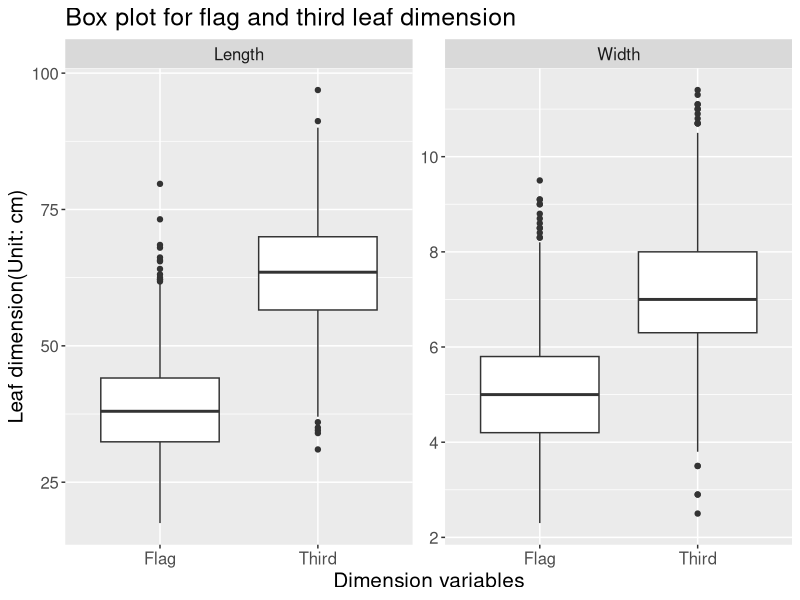
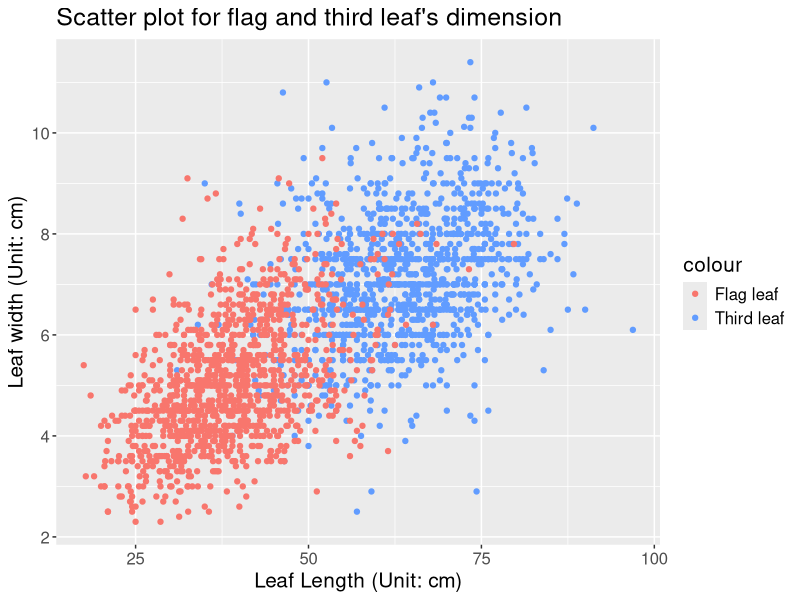
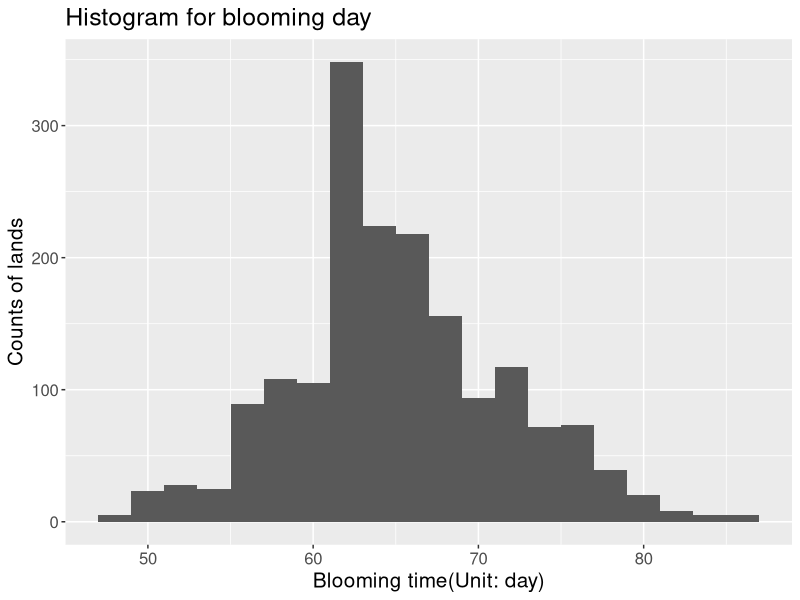
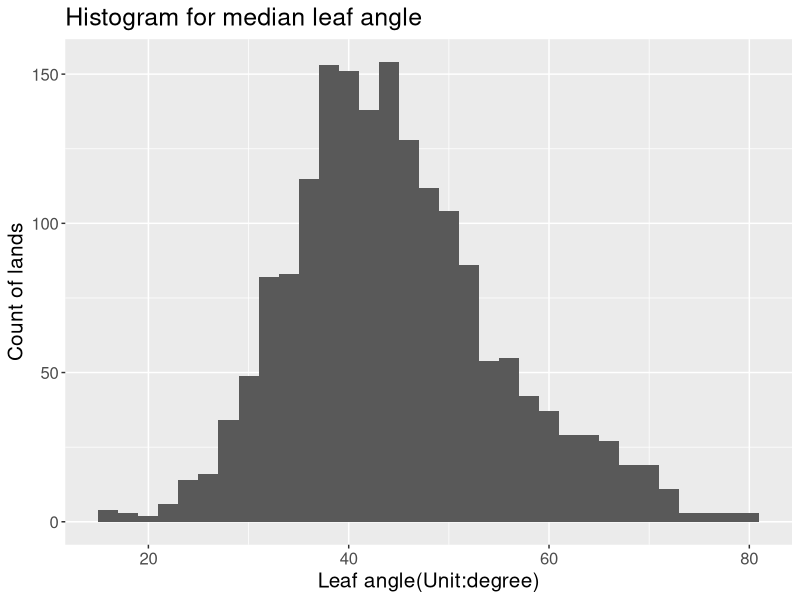
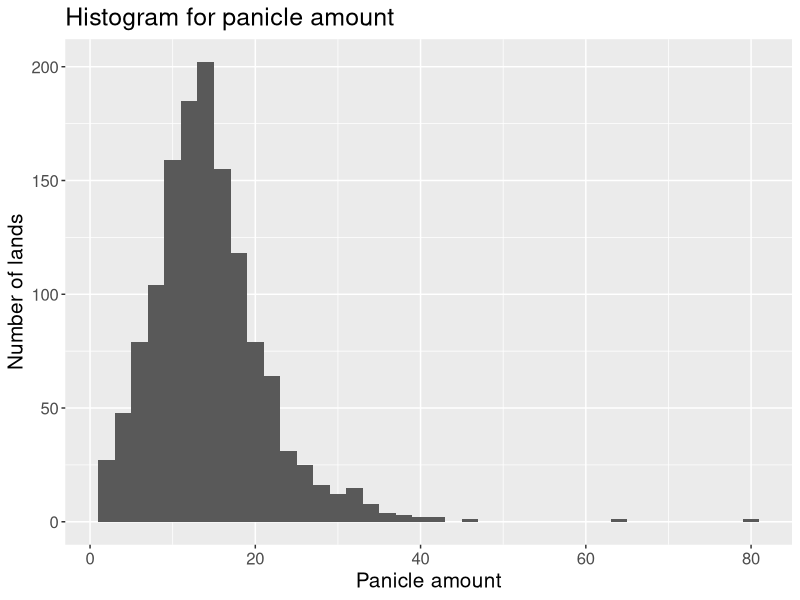
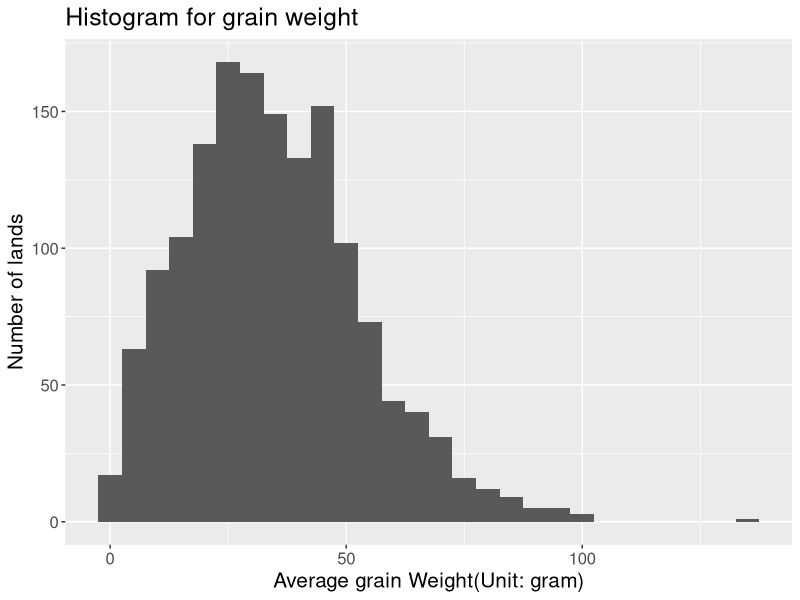
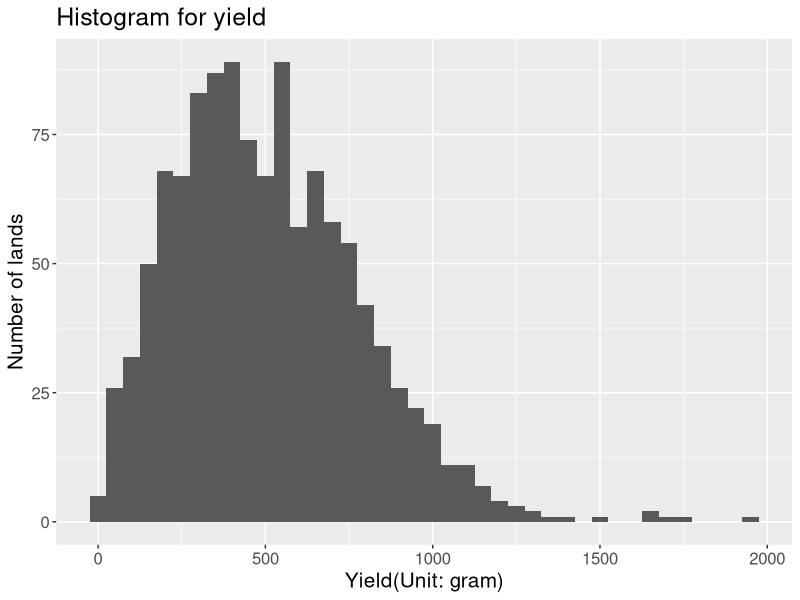
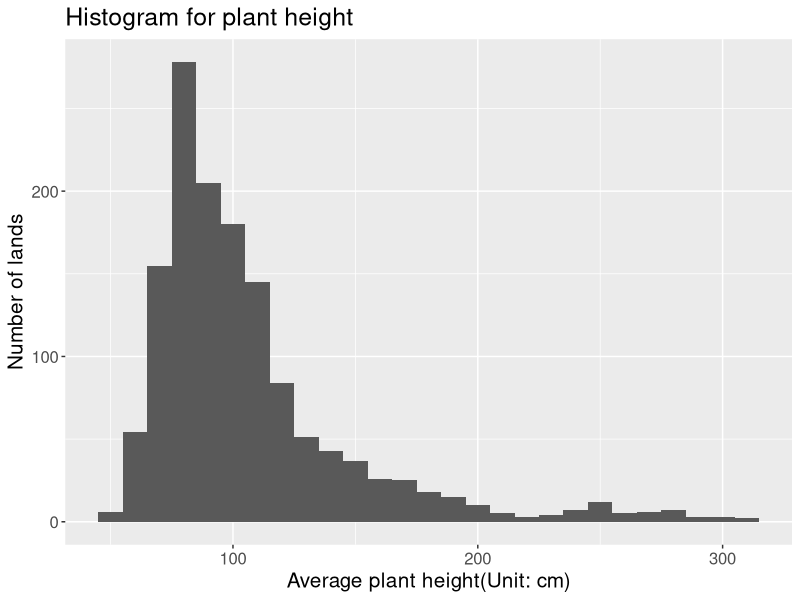

Recreate these plots in R, in order.
## ---- chunk 1
library(readxl)
library(tidyverse)
dat<- read_xls("SAP2020_merged_v1.xls")
newdat<- dat[,c(-1,-3)]
## ---- chunk 2
library(ggplot2)
library(dplyr)
require(reshape2)
library(tidyr)


###select leaf dimention data to plot a box plot
###select required column
analysis_le<- newdat[,c(13,14,17,18)]
###clean navalue
clean_le<- analysis_le%>%
  melt()%>%
  ###cleaning na value
  drop_na(value)%>%
  mutate(dimension=sub(".*f", "",variable), leaf=sub("Leaf.*","",variable))
  

###plot box plot
ggplot(clean_le,aes(x=leaf, y=value))+
  geom_boxplot()+
  labs(
    title = "Box plot for flag and third leaf dimension",
    x='Dimension variables',
    y='Leaf dimension(Unit: cm)'
  ) +
  facet_wrap(~dimension, scales = "free")+
  theme(text = element_text(size = 15))


## ---- chunk 3

Leaf_type <- c("Third leaf" = "#619CFF", "Flag leaf" = "#F8766D")

ggplot(na.omit(analysis_le))+
  geom_point(aes(x=ThirdLeafLength, y=ThirdLeafWidth, colour='Third leaf'))+
  geom_point(aes(x=FlagLeafLength, y=FlagLeafWidth, colour='Flag leaf'))+
  labs(
    title = "Scatter plot for flag and third leaf's dimension",
    x='Leaf Length (Unit: cm)',
    y='Leaf width (Unit: cm)'
  )+
    scale_color_manual(values = Leaf_type)+
  theme(text = element_text(size = 15))
## ---- chunk 4
##create some histogram for each variable to have a basic understand for each variable

###blooming date
analysis_bloom<-melt(newdat[,c(6)])

###clean navalue
clean_bloom<- analysis_bloom%>%
  ###cleaning na value
  drop_na(value)

###plot box plot
ggplot(clean_bloom,aes(x=value))+
  geom_histogram(binwidth = 2)+
  labs(
    title = "Histogram for blooming day",
       x='Blooming time(Unit: day)',
    y='Counts of lands'
  )+
  theme(text = element_text(size = 15))


## ---- chunk 5

analysis_angle<-melt(newdat[,c(7)])

###clean navalue
clean_angle<- analysis_angle%>%
  ###cleaning na value
  drop_na(value)

###plot box plot
ggplot(clean_angle,aes(x=value))+
  geom_histogram(binwidth = 2)+
  labs(
    title = "Histogram for median leaf angle",
       x='Leaf angle(Unit:degree)',
    y='Count of lands'
  )+
  theme(text = element_text(size = 15))

## ---- chunk 6

analysis_panicle<-melt(newdat[,c(10)])

###clean navalue
clean_panicle<- analysis_panicle%>%
  ###cleaning na value
  drop_na(value)

###plot box plot
ggplot(clean_panicle,aes(x=value))+
  geom_histogram(binwidth = 2)+
  labs(
    title = "Histogram for panicle amount",
       x='Panicle amount',
    y='Number of lands'
  )+
  theme(text = element_text(size = 15))

## ---- chunk 7

analysis_grain<-melt(newdat[,c(11)])

###clean navalue
clean_grain<- analysis_grain%>%
  ###cleaning na value
  drop_na(value)

###plot box plot
ggplot(clean_grain,aes(x=value))+
  geom_histogram(binwidth = 5)+
  labs(
    title = "Histogram for grain weight",
       x='Average grain Weight(Unit: gram)',
    y='Number of lands'
  )+
  theme(text = element_text(size = 15))

## ---- chunk 8

analysis_yield<-melt(newdat[,c(12)])

###clean navalue
clean_yield<- analysis_yield%>%
  ###cleaning na value
  drop_na(value)

###plot box plot
ggplot(clean_yield,aes(x=value))+
  geom_histogram(binwidth = 50)+
  labs(
    title = "Histogram for yield",
       x='Yield(Unit: gram)',
    y='Number of lands'
  )+
  theme(text = element_text(size = 15))

## ---- chunk 9

analysis_height<-melt(newdat[,c(16)])

###clean navalue
clean_height<- analysis_height%>%
  ###cleaning na value
  drop_na(value)

###plot box plot
ggplot(clean_height,aes(x=value))+
  geom_histogram(binwidth = 10) +
  labs(
    title = "Histogram for plant height",
       x='Average plant height(Unit: cm)',
    y='Number of lands'
  )+
  theme(text = element_text(size = 15))

## ---- chunk 10
effect_height<-newdat[,c(5,16)]
###clean navalue
clean_eff_height<- effect_height%>%
  ###cleaning na value
  drop_na(PlantHeight)

ggplot(clean_eff_height, aes(x=Treatment, y=PlantHeight))+
  geom_boxplot() +
  labs(
    title = "Plant height by nitrogen level",
       y='Average plant height(Unit: cm)',
    x='Treatment variables'
  )+
  theme(text = element_text(size = 15))

## ---- chunk 11
effect_yield<-newdat[,c(5,12)]
###clean navalue
clean_eff_yield<- effect_yield%>%
  ###cleaning na value
  drop_na(EstimatedPlotYield)

 
ggplot(clean_eff_yield, aes(x=Treatment, y=EstimatedPlotYield))+
  geom_boxplot() +
  labs(
    title = "Yield by treatment",
      x='Treatment variable',
    y='Estimated yield(Unit: gram)'
  )+
  theme(text = element_text(size = 15))


## ---- chunk 12
###select required row
leaf_length<- newdat[,c(5,13,17)]
leaf_length %>% 
  rename( # here we rename the columns so things look nice in the graph later
    Flag = FlagLeafLength,
    Third = ThirdLeafLength
  ) %>% 
  pivot_longer( # then we collapse the columns for each side of the brain into a single column, with a second column holding size values
    cols = c("Flag", "Third"),
    names_to = "Side",
    values_to = "Size"
  ) %>%
  ###clean na value
  drop_na(Size)%>% # then we plot and give it a title
  ggplot(
    aes(
      x = Side,
      y = Size,
      fill = Treatment
    )
  ) + 
  geom_boxplot() +
  labs(
    title = "Box plot for flag and third leaf length by nitrogen level",
      x='Leaf type',
    y='Leaf dimension(Unit: cm)'
  )+
  theme(text = element_text(size = 15))

## ---- chunk 13
###select required row
leaf_width<- newdat[,c(5,14,18)]
leaf_width %>% 
  rename( # here we rename the columns so things look nice in the graph later
    Flag = FlagLeafWidth,
    Third = ThirdLeafWidth
  ) %>% 
  pivot_longer( # then we collapse the columns for each side of the brain into a single column, with a second column holding size values
    cols = c("Flag", "Third"),
    names_to = "Side",
    values_to = "Size"
  ) %>%
  ###clean na value
  drop_na(Size)%>% # then we plot and give it a title
  ggplot(
    aes(
      x = Side,
      y = Size,
      fill = Treatment
    )
  ) + 
  geom_boxplot() +
  labs(
 title = "Box plot for flag and third leaf width by nitrogen level",
      x='Leaf type',
    y='Leaf dimension(Unit: cm)'
  )+
  theme(text = element_text(size = 15))

## ---- chunk 14
dat_testsp <- as.data.frame(dat)
for (i in c(1,2,3,6,7)) {
  dat_testsp[,i]=factor(dat_testsp[,i])
}

#dat_testsp[1:5,]

ggplot(data=dat_testsp, aes(x=Row, y=Column, color=EstimatedPlotYield))+
  geom_point()+
  scale_colour_gradient2(
    low = "blue",
    mid = "white",
    high = "red",
    midpoint = 900,
    space = "Lab",
    na.value = "grey50",
    guide = "colourbar",
    aesthetics = "colour")+
  scale_x_continuous(breaks=c(0,20,40,60))+
  scale_y_continuous(breaks=c(0,5,10,15,20,25,30))

## ---- chunk 15
panel.cor <- function(x, y, digits=2, prefix="", cex.cor){
  usr <- par("usr"); on.exit(par(usr))
  par(usr = c(0, 1, 0, 1))
  r <- cor(x, y, use = "complete")
  txt <- format(c(r, 0.123456789), digits=digits)[1]
  txt <- paste(prefix, txt, sep="")
  if(missing(cex.cor)) cex <- 0.8/strwidth(txt)
  text(0.5, 0.5, txt, cex = cex * abs(r))
}

dat_num <- dat[,unlist(lapply(dat, is.numeric))]  
yield_traits <- c("PaniclesPerPlot", "PanicleGrainWeight", "EstimatedPlotYield")
dat_yield <- dat[,yield_traits]
pairs(dat_yield,  upper.panel=panel.cor)
